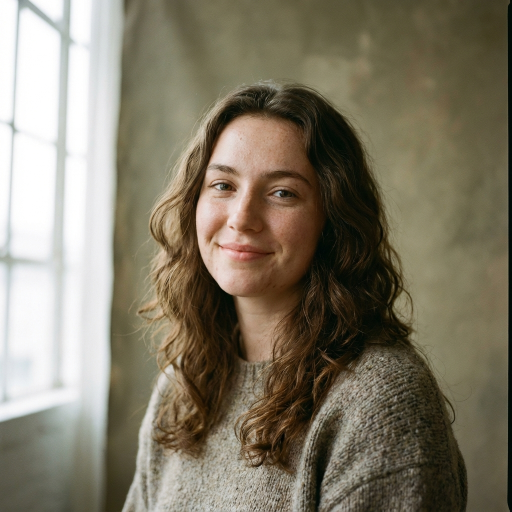
#> input picture input.png, 1024 x 1024 px (shown at 1/2 size)
$ python -i blur_removal.py   (imports and definitions only)   (older library calls are emulated)
#> lines starting #> are read from the running program, lines starting #| are printed output that depends on the picture
"""
Motion Blur Detection and Removal Module
Detects and removes motion blur from portrait images.
"""

import cv2
import numpy as np
from scipy.signal import convolve2d


def detect_blur(image, threshold=100):
    """
    Detect if an image is blurry using Laplacian variance.

    Args:
        image: Input image (BGR format)
        threshold: Variance threshold (lower = more blurry)

    Returns:
        tuple: (is_blurry, variance_score)
    """
    gray = cv2.cvtColor(image, cv2.COLOR_BGR2GRAY)
    variance = cv2.Laplacian(gray, cv2.CV_64F).var()
    return variance < threshold, variance


def sharpen_image(image, amount=1.5):
    """
    Sharpen image using unsharp masking.

    Args:
        image: Input image
        amount: Sharpening strength (1.0-3.0)

    Returns:
        Sharpened image
    """
    # Create Gaussian blur
    blurred = cv2.GaussianBlur(image, (0, 0), 3)

    # Unsharp mask: original + amount * (original - blurred)
    sharpened = cv2.addWeighted(image, 1.0 + amount, blurred, -amount, 0)

    return sharpened


# [34 lines left out: function deblur_wiener, not called in this run]


def remove_motion_blur(image, auto_detect=True):
    """
    Main function to detect and remove motion blur.

    Args:
        image: Input image (BGR format)
        auto_detect: If True, only process if blur is detected

    Returns:
        Deblurred/sharpened image
    """
    if auto_detect:
        is_blurry, blur_score = detect_blur(image)

        if not is_blurry:
            # Image is already sharp, apply mild sharpening
            return sharpen_image(image, amount=0.5)

        # Determine blur severity
        if blur_score < 50:
            # Severe blur - use stronger deblurring
            deblurred = deblur_wiener(image, kernel_size=7)
            return sharpen_image(deblurred, amount=1.5)
        else:
            # Mild blur - use moderate sharpening
            return sharpen_image(image, amount=1.2)
    else:
        # Always apply sharpening
        return sharpen_image(image, amount=1.0)


# [14 lines left out: function test, not called in this run]

>>> import cv2
>>> picture = cv2.imread('../input.png')
#> picture is the input picture: shape (1024, 1024, 3); mean B, G, R 102.6, 120.8, 128.3
>>> result = remove_motion_blur(picture)
#> in detect_blur, `gray = cv2.cvtColor(image, cv2.COLOR_BGR2GRAY)`:
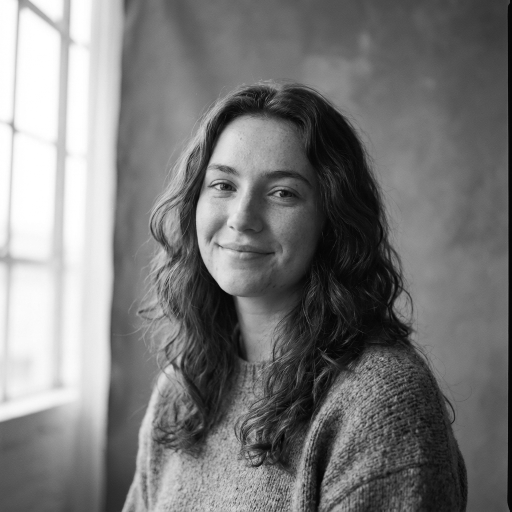
#> gray: shape (1024, 1024) (shown at 1/2 size); min 0, max 255, mean 120.9
#> in detect_blur, `variance = cv2.Laplacian(gray, cv2.CV_64F).var()`: variance = 243.2
#> in remove_motion_blur, `is_blurry, blur_score = detect_blur(image)`: is_blurry = False; blur_score = 243.2
